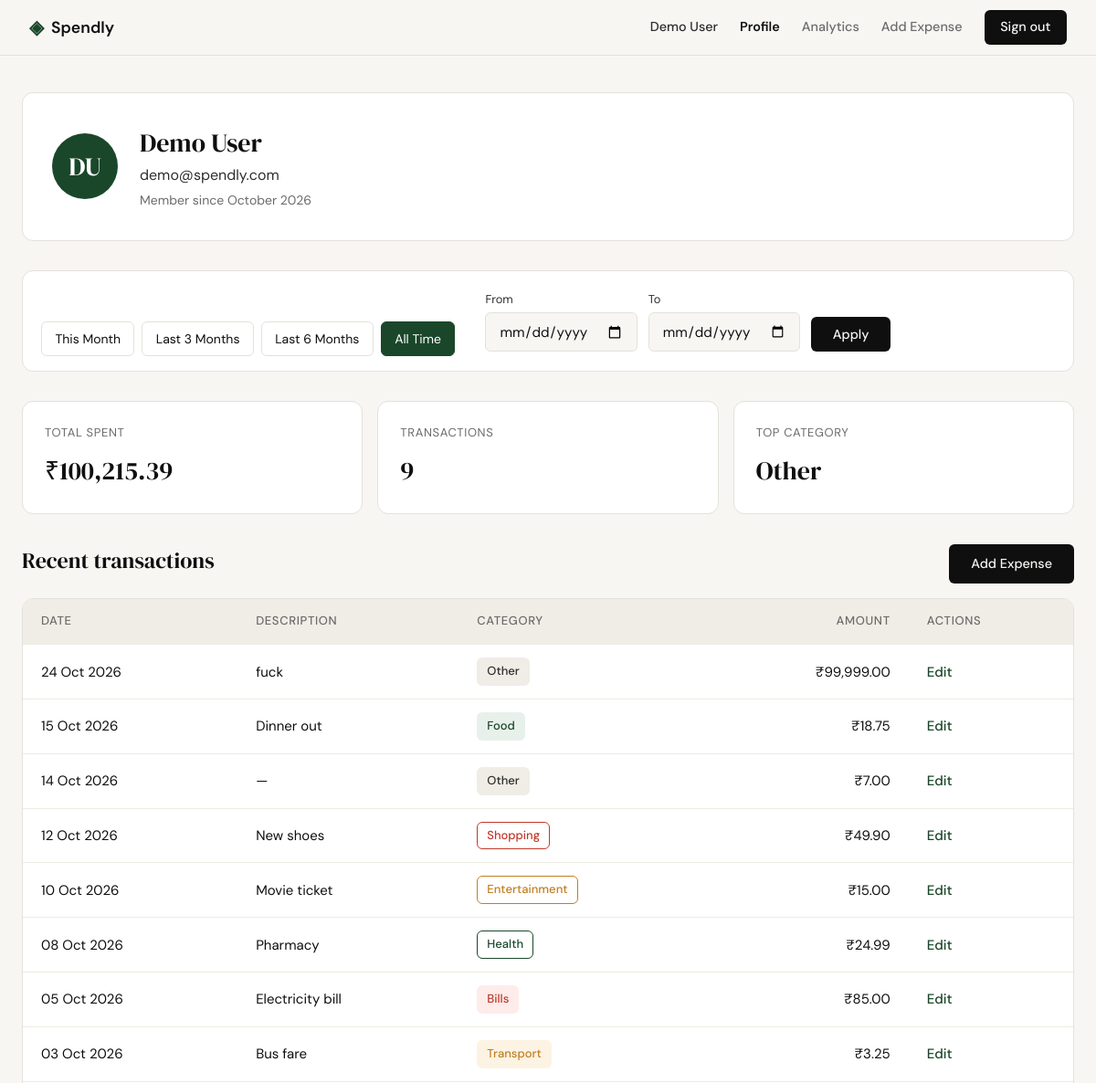
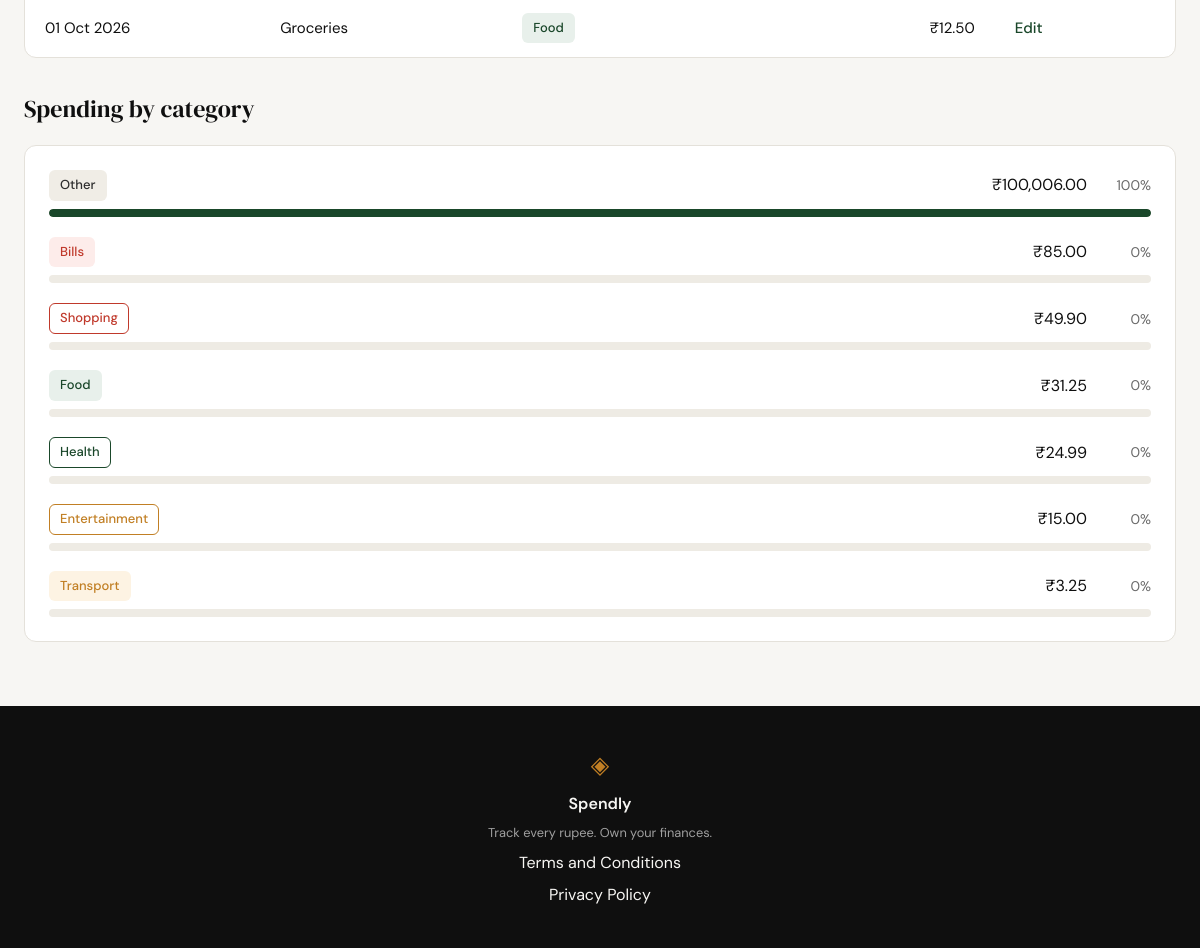
Screenshot of /profile (signed in) with the database file from the repository (2 pictures, top to bottom).
### tables this page shows
CREATE TABLE users (
                id            INTEGER PRIMARY KEY AUTOINCREMENT,
                name          TEXT NOT NULL,
                email         TEXT UNIQUE NOT NULL,
                password_hash TEXT NOT NULL,
                created_at    TEXT DEFAULT (datetime('now'))
            );

CREATE TABLE expenses (
                id          INTEGER PRIMARY KEY AUTOINCREMENT,
                user_id     INTEGER NOT NULL REFERENCES users(id),
                amount      REAL NOT NULL,
                category    TEXT NOT NULL,
                date        TEXT NOT NULL,
                description TEXT,
                created_at  TEXT DEFAULT (datetime('now'))
            );

### app.py (the view)
@app.route("/profile")
def profile():
    user_id = session.get("user_id")
    if not user_id:
        return redirect(url_for("login"))
    user = get_user_by_id(user_id)
    if user is None:
        session.clear()
        return redirect(url_for("login"))
    date_from, date_to, filter_error = _parse_date_filter(
        request.args.get("date_from"), request.args.get("date_to")
    )
    date_range = {"date_from": date_from, "date_to": date_to}
    stats = get_summary_stats(user_id, **date_range)
    stats["total_spent"] = format_inr(stats["total_spent"])
    categories = [
        {**c, "total": format_inr(c["amount"]), "percent": c["pct"]}
        for c in get_category_breakdown(user_id, **date_range)
    ]
    presets, custom_active = _build_presets(date.today(), date_from, date_to)
    return render_template(
        "profile.html",
        user=user,
        stats=stats,
        transactions=get_recent_transactions(user_id, **date_range),
        categories=categories,
        filter_error=filter_error,
        presets=presets,
        custom_active=custom_active,
        **date_range,
    )

### app.py (called while the page is built)
def _normalize_iso_date(value):
    try:
        return datetime.strptime(value or "", "%Y-%m-%d").date().isoformat()
    except ValueError:
        return None

def _parse_date_filter(date_from, date_to):
    date_from = _normalize_iso_date(date_from)
    date_to = _normalize_iso_date(date_to)
    if date_from is None or date_to is None:
        return None, None, None
    if date_from > date_to:
        return None, None, "Start date must be before end date."
    return date_from, date_to, None

def _months_ago(today, months):
    month_index = today.year * 12 + today.month - 1 - months
    year, month = divmod(month_index, 12)
    month += 1
    last_day = calendar.monthrange(year, month)[1]
    return date(year, month, min(today.day, last_day))

def _build_presets(today, date_from, date_to):
    ranges = [
        ("This Month", today.replace(day=1), today),
        ("Last 3 Months", _months_ago(today, 3), today),
        ("Last 6 Months", _months_ago(today, 6), today),
        ("All Time", None, None),
    ]
    presets = []
    for label, start, end in ranges:
        start_iso = start.isoformat() if start else None
        end_iso = end.isoformat() if end else None
        presets.append(
            {
                "label": label,
                "date_from": start_iso,
                "date_to": end_iso,
                "active": start_iso == date_from and end_iso == date_to,
            }
        )
    custom_active = bool(date_from and date_to) and not any(
        p["active"] for p in presets
    )
    return presets, custom_active

### database/db.py (called while the page is built)
def get_db():
    conn = sqlite3.connect(DB_PATH)
    conn.row_factory = sqlite3.Row
    conn.execute("PRAGMA foreign_keys = ON")
    return conn

def category_slug(name):
    slug = (name or "").strip().lower()
    return slug if slug in KNOWN_CATEGORIES else "other"

def format_inr(amount):
    return f"₹{amount:,.2f}"

def _date_clause(date_from, date_to):
    if date_from and date_to:
        return " AND date BETWEEN ? AND ?", [date_from, date_to]
    return "", []

### templates/profile.html (shortened to what this page needs)
{% extends "base.html" %}
{% block head %}
<link rel="stylesheet" href="{{ url_for('static', filename='css/profile.css') }}">
{% endblock %}
{% block content %}
<div class="profile-page">
    <section class="profile-card">
        <div class="profile-avatar" aria-hidden="true">{{ user.initials }}</div>
        <div class="profile-card-body">
            <h1 class="profile-name">{{ user.name }}</h1>
            <p class="profile-email">{{ user.email }}</p>
            <p class="profile-since">Member since {{ user.member_since }}</p>
        </div>
    </section>
    <section class="filter-bar" aria-labelledby="filter-title">
        <div class="filter-presets">
            {% for p in presets %}
            <a href="{{ url_for('profile', date_from=p.date_from, date_to=p.date_to) }}"
               class="filter-preset{% if p.active %} filter-preset--active{% endif %}"
               {% if p.active %}aria-current="page"{% endif %}>{{ p.label }}</a>
            {% endfor %}
        </div>
        <form class="filter-form{% if custom_active %} filter-form--active{% endif %}"
              method="get" action="{{ url_for('profile') }}">
            <div class="filter-field">
                <label for="date_from">From</label>
                <input type="date" id="date_from" name="date_from" class="form-input" value="{{ date_from or '' }}">
            </div>
            <div class="filter-field">
                <label for="date_to">To</label>
                <input type="date" id="date_to" name="date_to" class="form-input" value="{{ date_to or '' }}">
            </div>
            <button type="submit" class="btn-primary">Apply</button>
        </form>
    </section>
    <section aria-labelledby="stats-title">
        <div class="stats-row">
            <div class="stat-card">
                <span class="stat-label">Total spent</span>
                <span class="stat-value">{{ stats.total_spent }}</span>
            </div>
            <div class="stat-card">
                <span class="stat-label">Transactions</span>
                <span class="stat-value">{{ stats.transaction_count }}</span>
            </div>
            <div class="stat-card">
                <span class="stat-label">Top category</span>
                <span class="stat-value">{{ stats.top_category }}</span>
            </div>
        </div>
    </section>
    <section>
        <div class="section-head">
            <h2 class="section-title">{{ "Transactions" if date_from else "Recent transactions" }}</h2>
            <a href="{{ url_for('add_expense') }}" class="btn-primary">Add Expense</a>
        </div>
        <div class="table-wrap">
            <table class="txn-table">
                <thead>
                    <tr>
                        <th scope="col">Date</th>
                        <th scope="col">Description</th>
                        <th scope="col">Category</th>
                        <th scope="col" class="txn-amount">Amount</th>
                        <th scope="col">Actions</th>
                    </tr>
                </thead>
                <tbody>
                    {% for t in transactions %}
                    <tr>
                        <td>{{ t.date }}</td>
                        <td>{{ t.description }}</td>
                        <td><span class="badge badge--{{ t.badge }}">{{ t.category }}</span></td>
                        <td class="txn-amount">{{ t.amount }}</td>
                        <td><a href="{{ url_for('edit_expense', id=t.id) }}" class="txn-edit">Edit</a></td>
                    </tr>
                    {% else %}
                    <tr>
                        <td colspan="5" class="txn-empty">No transactions yet.</td>
                    </tr>
                    {% endfor %}
                </tbody>
            </table>
        </div>
    </section>
    <section>
        <h2 class="section-title">Spending by category</h2>
        <ul class="cat-list">
            {% for c in categories %}
            <li class="cat-row">
                <div class="cat-row-head">
                    <span class="badge badge--{{ c.badge }}">{{ c.name }}</span>
                    <span class="cat-total">{{ c.total }}</span>
                    <span class="cat-pct">{{ c.percent }}%</span>
                </div>
                <progress class="cat-bar" value="{{ c.percent }}" max="100">{{ c.percent }}%</progress>
            </li>
            {% else %}
            <li class="cat-empty">No spending to break down yet.</li>
            {% endfor %}
        </ul>
    </section>
</div>
{% endblock %}

### templates/base.html (shortened to what this page needs)
<!DOCTYPE html>
<html lang="en">
<head>
    <link rel="stylesheet" href="{{ url_for('static', filename='css/style.css') }}">
    {% block head %}{% endblock %}
</head>
<body>
    <nav class="navbar">
        <div class="nav-inner">
            <a href="{{ url_for('landing') }}" class="nav-brand">
                <span class="brand-icon">◈</span>
                <span class="brand-name">Spendly</span>
            </a>
            <div class="nav-links">
                {% if session.get('user_id') %}
                <span class="nav-user">{{ session.get('user_name', 'Account') }}</span>
                <a href="{{ url_for('profile') }}"{% if request.endpoint == 'profile' %} class="nav-active" aria-current="page"{% endif %}>Profile</a>
                <a href="{{ url_for('analytics') }}"{% if request.endpoint == 'analytics' %} class="nav-active" aria-current="page"{% endif %}>Analytics</a>
                <a href="{{ url_for('add_expense') }}"{% if request.endpoint == 'add_expense' %} class="nav-active" aria-current="page"{% endif %}>Add Expense</a>
                <a href="{{ url_for('logout') }}" class="nav-cta">Sign out</a>
                {% else %}
                <a href="{{ url_for('login') }}">Sign in</a>
                <a href="{{ url_for('register') }}" class="nav-cta">Get started</a>
                {% endif %}
            </div>
        </div>
    </nav>
    <main class="main-content">
        {% block content %}{% endblock %}
    </main>
    <footer class="footer">
        <div class="footer-inner">
            <span class="brand-icon">◈</span>
            <span class="footer-name">Spendly</span>
            <p class="footer-copy">Track every rupee. Own your finances.</p>
            <a href="{{ url_for('terms') }}">Terms and Conditions</a>
            <a href="{{ url_for('privacy') }}">Privacy Policy</a>
        </div>
    </footer>
</body>
</html>

### static/css/style.css (style rules this page uses)
:root { --ink: #0f0f0f; --ink-soft: #2d2d2d; --ink-muted: #6b6b6b; --ink-faint: #a0a0a0; --paper: #f7f6f3; --paper-warm: #f0ede6; --paper-card: #ffffff; --accent: #1a472a; --accent-light: #e8f0eb; --accent-2: #c17f24; --accent-2-light: #fdf3e3; --danger: #c0392b; --danger-light: #fdecea; --border: #e4e1da; --border-soft: #eeebe4; --font-display: 'DM Serif Display', Georgia, serif; --font-body: 'DM Sans', system-ui, sans-serif; --max-width: 1200px; --auth-width: 440px; --radius-sm: 6px; --radius-md: 12px; --radius-lg: 20px; }
*, *::before, *::after { box-sizing: border-box; margin: 0; padding: 0; }
html { font-size: 16px; scroll-behavior: smooth; }
body { background: var(--paper); color: var(--ink); font-family: var(--font-body); font-size: 1rem; line-height: 1.6; -webkit-font-smoothing: antialiased; }
a { color: inherit; text-decoration: none; }
.navbar { position: sticky; top: 0; z-index: 100; background: var(--paper); border-bottom: 1px solid var(--border); padding: 0 2rem; }
.nav-inner { max-width: var(--max-width); margin: 0 auto; height: 60px; display: flex; align-items: center; justify-content: space-between; }
.nav-brand { display: flex; align-items: center; gap: 0.5rem; font-family: var(--font-body); font-weight: 600; font-size: 1.1rem; color: var(--ink); }
.brand-icon { color: var(--accent); font-size: 1.3rem; }
.brand-name { color: var(--ink); }
.nav-links { display: flex; align-items: center; gap: 1.5rem; font-size: 0.9rem; font-weight: 500; }
.nav-links a { color: var(--ink-muted); transition: color 0.2s; }
.nav-links a.nav-active { color: var(--ink); font-weight: 600; }
.nav-cta { background: var(--ink) !important; color: var(--paper) !important; padding: 0.45rem 1.1rem; border-radius: var(--radius-sm); transition: background 0.2s !important; }
.main-content { min-height: calc(100vh - 60px - 100px); }
.btn-primary { display: inline-block; background: var(--ink); color: var(--paper); padding: 0.65rem 1.5rem; border-radius: var(--radius-sm); font-family: var(--font-body); font-size: 0.9rem; font-weight: 500; cursor: pointer; border: none; transition: background 0.2s; text-decoration: none; }
.form-input { width: 100%; padding: 0.6rem 0.875rem; border: 1px solid var(--border); border-radius: var(--radius-sm); font-family: var(--font-body); font-size: 0.95rem; color: var(--ink); background: var(--paper); outline: none; transition: border-color 0.2s; }
.form-input::placeholder { color: var(--ink-faint); }
.footer { background: var(--ink); color: var(--paper); padding: 2.5rem 2rem; text-align: center; }
.footer-inner { display: flex; flex-direction: column; align-items: center; gap: 0.4rem; }
.footer .brand-icon { color: var(--accent-2); font-size: 1.5rem; }
.footer-name { font-weight: 600; font-size: 1rem; }
.footer-copy { font-size: 0.8rem; color: var(--ink-faint); }
.nav-user { color: var(--ink-soft); font-weight: 500; }

### rows the page displays
users: get "Demo User", name "Demo User", email "demo@spendly.com"
expenses: date "24 Oct 2026", description "fuck", category "Other", amount "₹99,999.00"
expenses: date "15 Oct 2026", description "Dinner out", category "Food", amount "₹18.75"
expenses: date "14 Oct 2026", description "—", category "Other", amount "₹7.00"
expenses: date "12 Oct 2026", description "New shoes", category "Shopping", amount "₹49.90"
expenses: date "10 Oct 2026", description "Movie ticket", category "Entertainment", amount "₹15.00"
expenses: date "08 Oct 2026", description "Pharmacy", category "Health", amount "₹24.99"
expenses: date "05 Oct 2026", description "Electricity bill", category "Bills", amount "₹85.00"
expenses: date "03 Oct 2026", description "Bus fare", category "Transport", amount "₹3.25"
expenses: date "01 Oct 2026", description "Groceries", category "Food", amount "₹12.50"

### other values shown
{{ user.initials }} "DU"
{{ user.member_since }} "October 2026"
{{ p.label }} "This Month" "Last 3 Months" "Last 6 Months" "All Time"
{{ stats.total_spent }} "₹100,215.39"
{{ stats.transaction_count }} "9"
{{ stats.top_category }} "Other"
{{ "Transactions" if date_from else "Recent transactions" }} "Recent transactions"
{{ c.name }} "Other" "Bills" "Shopping" "Food" "Health" "Entertainment" "Transport"
{{ c.total }} "₹100,006.00" "₹85.00" "₹49.90" "₹31.25" "₹24.99" "₹15.00" "₹3.25"
{{ c.percent }} "100" "0" "0" "0" "0" "0" "0"
